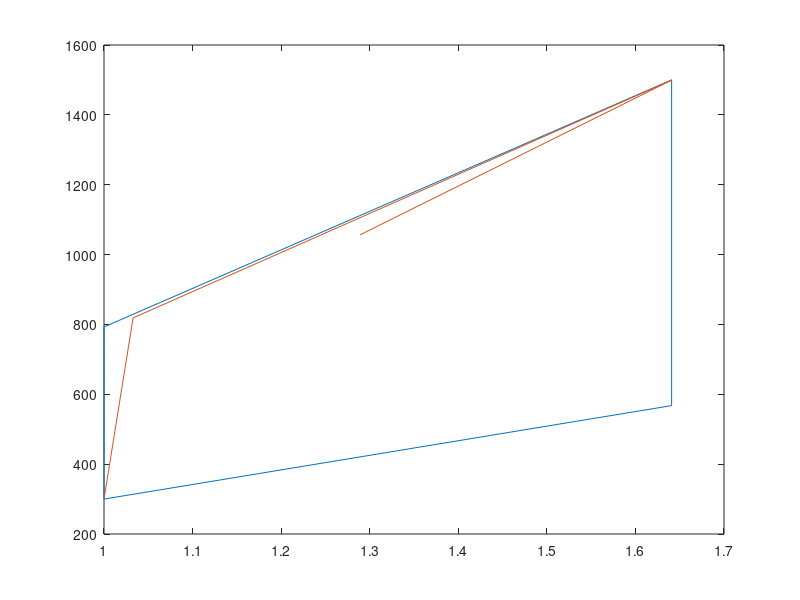

MATLAB code to generate this figure:

clear all
close all

% Thermal Systems - Project 2A   
% Function to obtain performance and efficient of a jet engine with particular parameters for constant cp


T1 = 300
P1 = 100
PR = 30
MaxT = 1500
%%%%%%
% Definition of Constants
%%%%%%

R=0.287;     % Constant
n=1.4;       % Constant
k = (1/0.4); % Constant
Cp = 1.005; % kJ/Kg

%%%%%%
% State Calculations for Ideal
%%%%%%

% State 1 % Inlet of Compressor 
v1 = (R*T1)/P1; 
s1 = 1;
C=(P1*(v1^n));  % Isentropic Constant
 
% State 2 % Inlet of Combuster  
P2 = PR*P1; 
v2 = (C/P2)^(1/n);   
T2= (P2*v2)/R;  
s2 = 1;

% State 3 % Inlet of Turbine   
P3 = P2; % Isobaric Process
v3 = (R * MaxT)/P3; 
s3 = s2 + Cp*log(MaxT/T2);

% State 4 % Inlet of Nozzle
T4 = MaxT - (T2-T1);   
v4 = ((P3 * (v3^n))/(R*T4))^(k); 
P4 = (R * T4)/v4;
s4 = s3;

% State 5 % Outlet of Nozzle
P5 = P1; 
v5 = ((P4*(v4^n))/P5)^(1/n); 
T5 = (P5*v5)/R;   
s5 = s4;


%%%%%%
% State Calculations for Non-Ideal
%%%%%%
T1n = T1;
P1n = P1;
MaxTn = MaxT;
PRn = PR;

Eff_Comp = .95;
Eff_Turb = .9;
Eff_Nozz = .9;

% State 1 % Inlet of Compressor 
v1n = (R*T1n)/P1n; 
s1n = 1;

 
% State 2 % Inlet of Combuster  
P2n = PRn*P1n;   
T2n= (T2-T1n)/Eff_Comp + T1n;  
s2n = s1n + Cp*log(T2n/T1n)-R*log(P2n/P1n);

% State 3 % Inlet of Turbine   
P3n = P2n; % Isobaric Process
v3n = (R * MaxTn)/P3n; 
s3n = s2n + Cp*log(MaxTn/T2n);

% State 4 % Inlet of Nozzle
T4n = -Eff_Turb * (MaxTn-T4) + MaxTn ; 
s4n = s3n + Cp*log(T4n/MaxTn)

% State 5 % Outlet of Nozzle
P5n = P1n; 
T5n = -Eff_Nozz * (T4n-T5) + T4n ;   
s5n = s4n + Cp*log(T5n/T4n);






%%%%%
% Calculating the variables needed to find the 
% overall efficiency and performance of the jet engine
%%%%%


Q_Add    = Cp*(MaxT-T2);
Q_Remove = Cp*(T5-T1);

W_Compressor = Cp*(T2-T1);
W_Turbine    = Cp*(T4-MaxT);


Performance = W_Compressor + Q_Add - Q_Remove + W_Turbine;
Thermal_Efficiency = Performance/Q_Add; % Dimensionless Parameter


linesy = [T1,T2,MaxT,T4,T5,T1];
linesx = [s1,s2,s3,s4,s5,s1];
linesnx = [s1n,s2n,s3n,s4n];
linesny = [T1n,T2n,MaxTn,T4n];

plot(linesx,linesy)
hold on
plot(linesnx,linesny)
